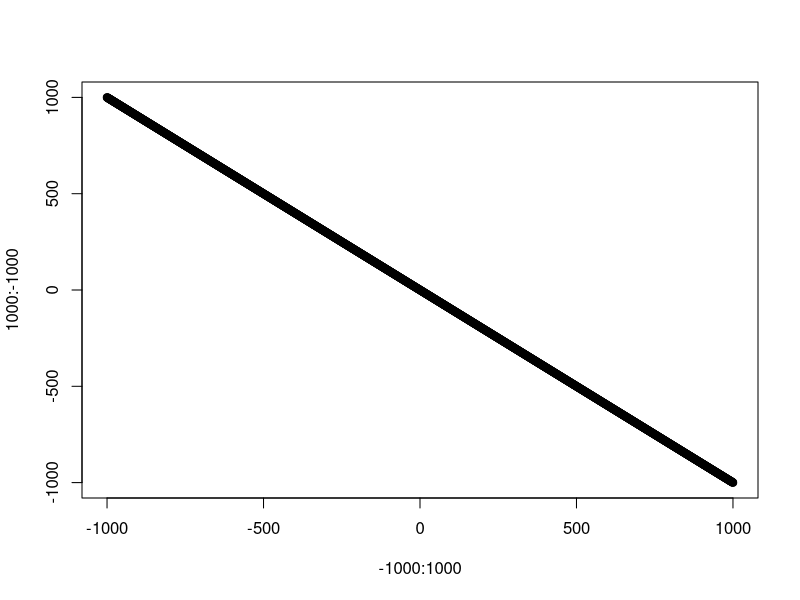
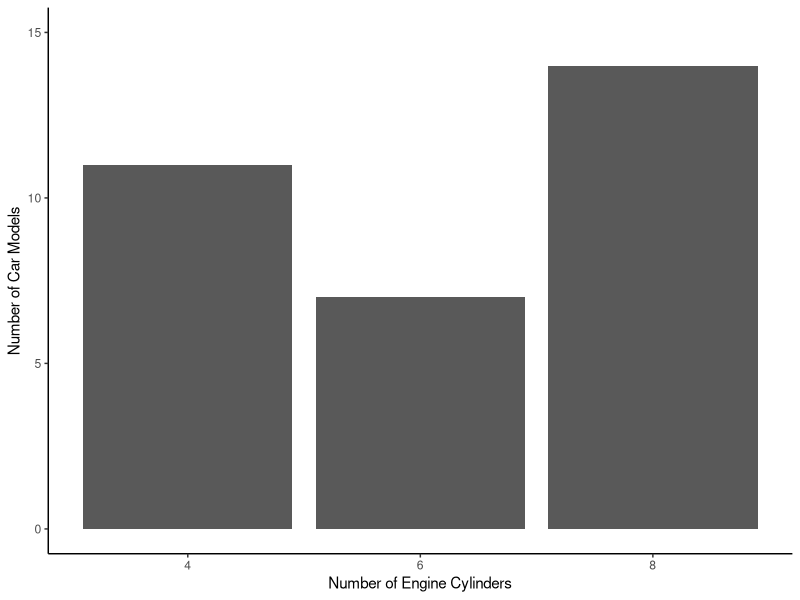
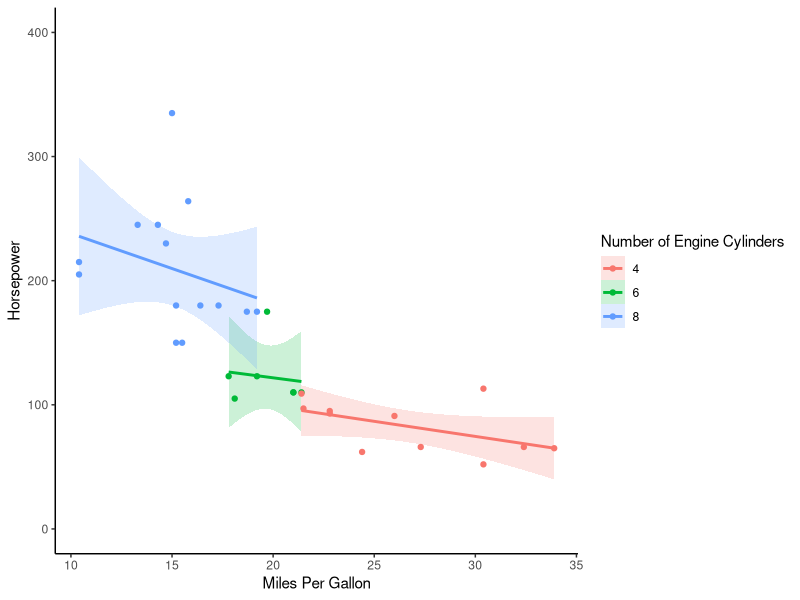

The R script that drew these images, in order:
## ---- chunk 1
# This is a code chunk that works just like a typical R script.

# Use hash-tags for comments for specific commands/lines of code. Try to keep 
# general comments or headers outside of code chunks as Markdown text.

print("Otherwise, whatever is in a code chunk will be run as code")

warning("To run a line of code, click-select a line of code and hit Control/Command + Enter. To run a whole code chunk, click on the little green triangle in the top-right corner of the code chunk.")
## ---- chunk 2
#| echo: false

plot(-1000:1000, 1000:-1000)
## ---- chunk 3
2 + 3   # Addition
2 - 3   # Subtraction
2 * 3   # Multiplication
2 / 3   # Division
2 ^ 3   # Exponentiation


-2--3
-2 - -3 # This is identical, but easier to read 
## ---- chunk 4
2 < 3
2 > 3
2 <= 3
2 == 2  
2 != 2
## ---- chunk 5
a <- 1 
b <- 4 # One command per line is the typical (and good) style
## ---- chunk 6
a
b
## ---- chunk 7
#whatever 
## ---- chunk 8
a + b 
a * b 

c <- a + b
c 
## ---- chunk 9
b <- "Hello World!"
b

# a <- Hello World!
## ---- chunk 10
class(a)
class(b) 
## ---- chunk 11
class(3L)
class(TRUE)
class(factor(c("R","RMarkdown","Quarto")))
## ---- chunk 12
vec_1 <- c(1,3,5)
## ---- chunk 13
vec_2 <- c(1,"text",5)
# What is the data type of vec_2?
class(vec_2)
## ---- chunk 14
vec_1
vec_1 + 2
vec_1 > 3
vec_1 + vec_1
## ---- chunk 15
library(tidyverse)

d <- mtcars

d |> mutate(cyl = factor(cyl)) |> 
     ggplot(aes(x = cyl)) + 
        geom_bar() +
        theme_classic() +
        scale_x_discrete(drop = FALSE) +
        labs(x = "Number of Engine Cylinders",
             y = "Number of Car Models") + 
        coord_cartesian(ylim = c(0,15))

d |> mutate(cyl = factor(cyl)) |> 
     ggplot(aes(x = mpg, y = hp, 
                color = cyl, fill = cyl)) + 
        geom_smooth(method = "lm", alpha = .2) +
        geom_point() +
        theme_classic() +
        labs(x = "Miles Per Gallon",
             y = "Horsepower",
             color = "Number of Engine Cylinders",
             fill = "Number of Engine Cylinders") + 
        coord_cartesian(ylim = c(0, 400))
